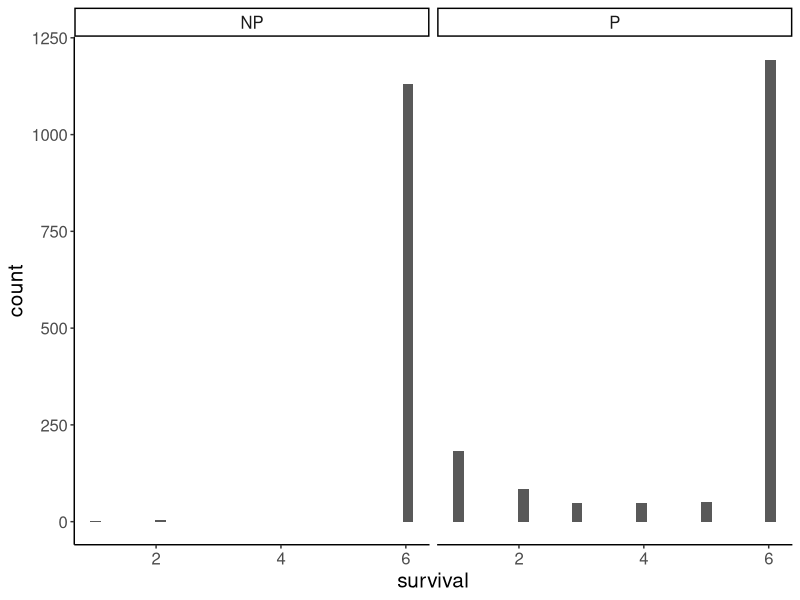
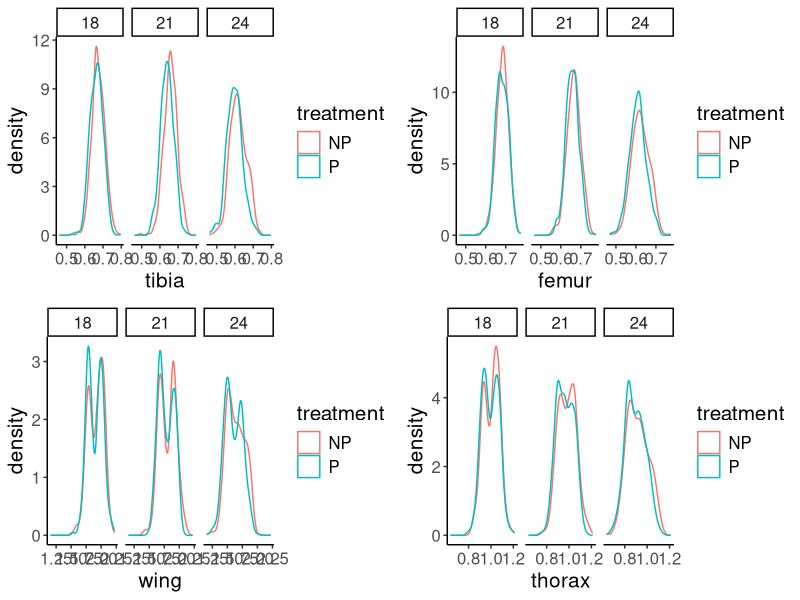
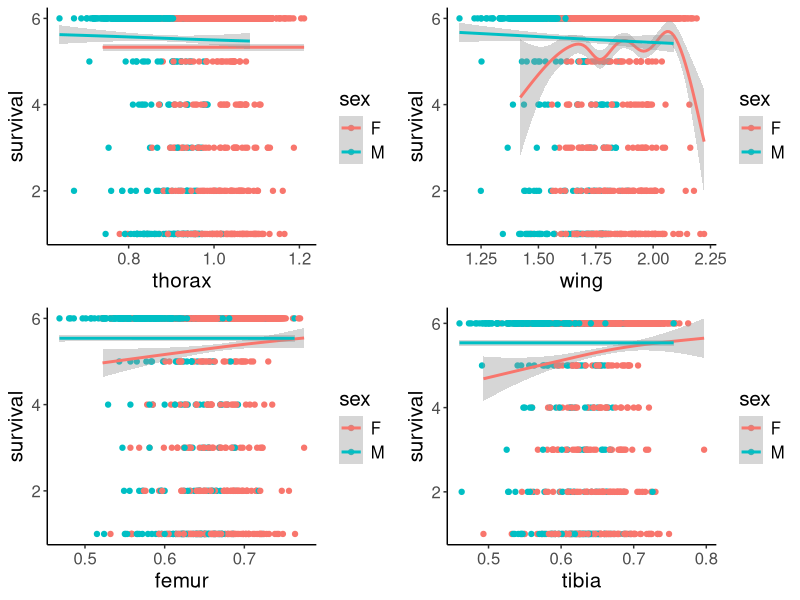
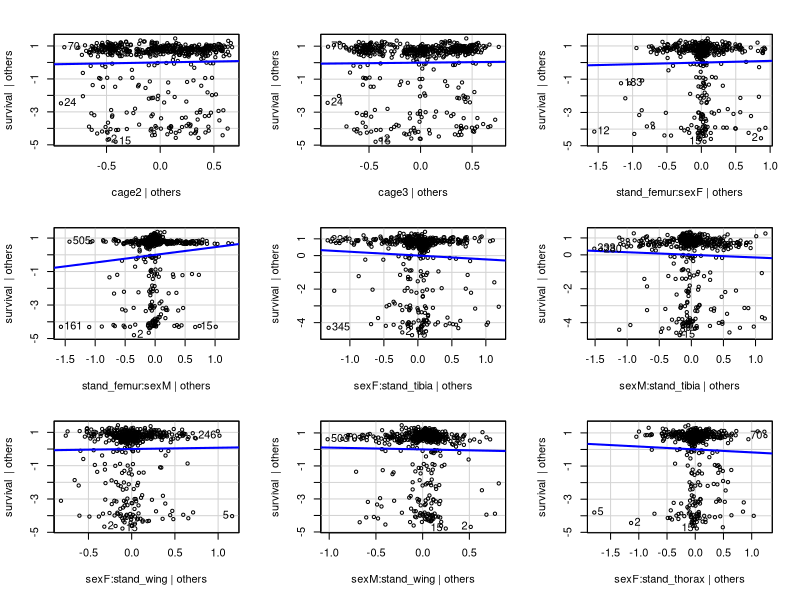
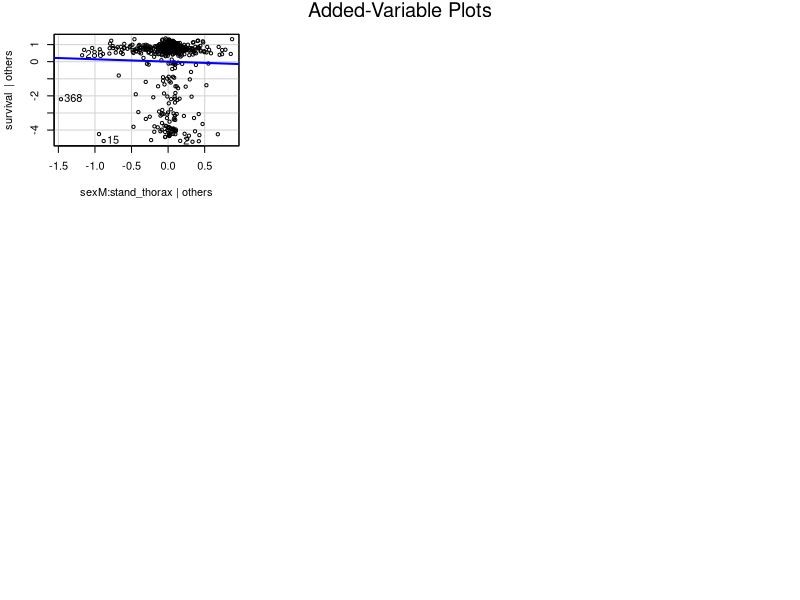
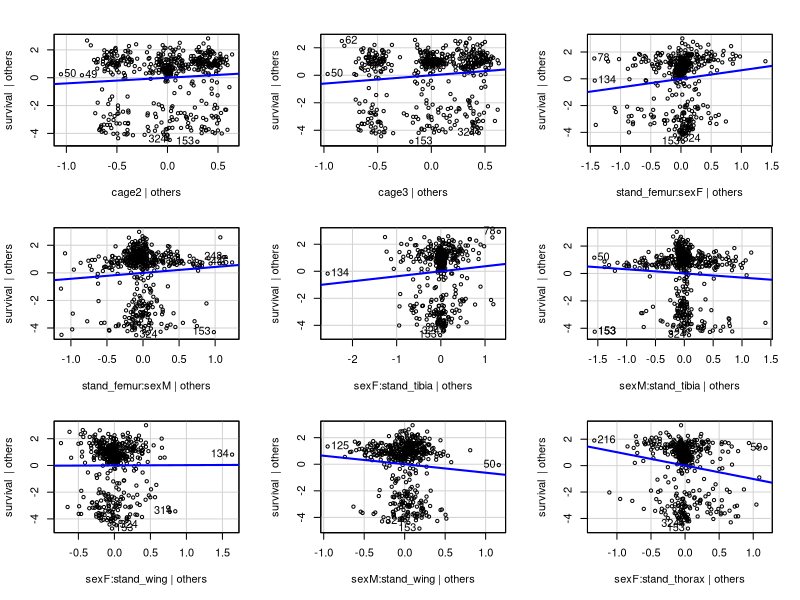
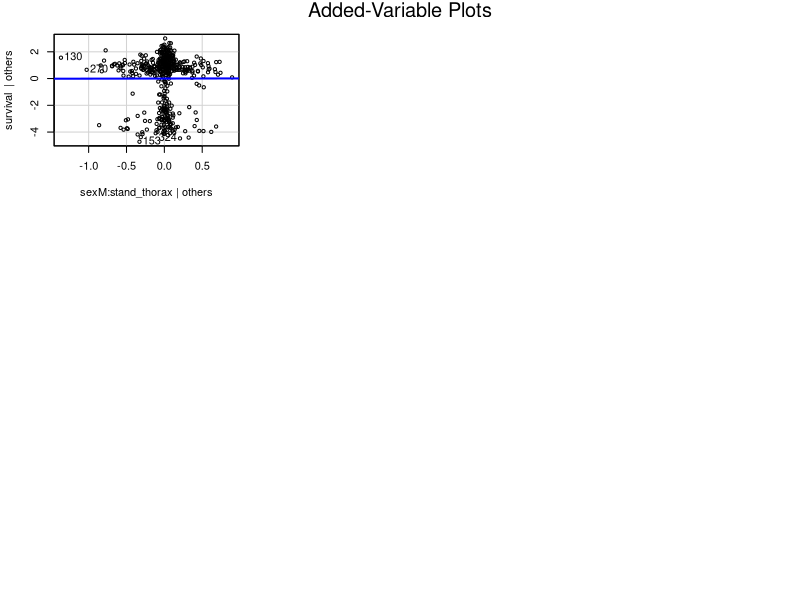
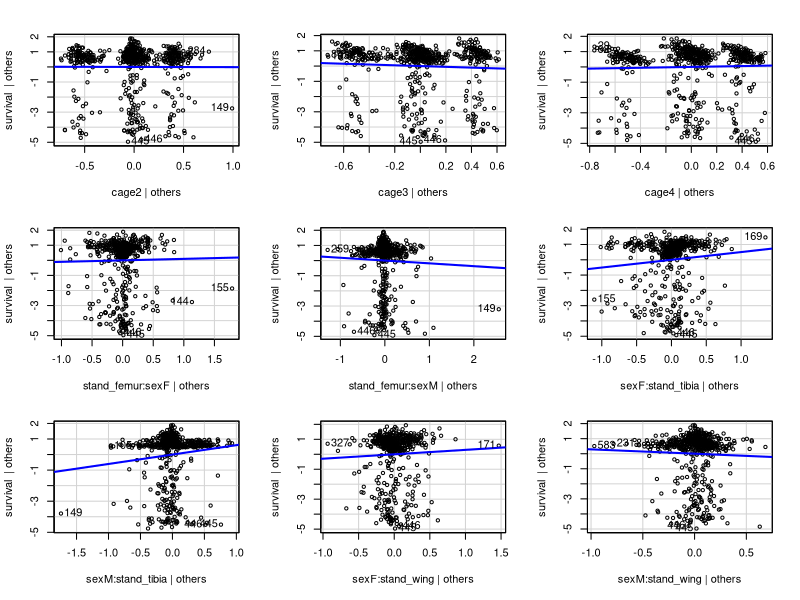

These charts were generated, in order, by the following R code:
## ---- chunk 1
library(tidyr)
library(tidyverse)
library(dplyr)
library(lattice)
library(car)
library(effects)
library(lme4)
library(gridExtra)
pref_theme <- theme_classic() +
  theme(text = element_text(size = 15))
theme_set(pref_theme)
## ---- chunk 2
pred_data <- read.csv("FO_TempPlasticitySelection_complete_wide_April2019.csv")
pred_data <- na.omit(pred_data)
##summary(pred_data)
## ---- chunk 3
pred_data <-(pred_data %>% 
                      mutate(cage=as.factor(cage)) %>%
                      mutate(temperature=as.factor(temperature)) %>%
                      mutate(sex=as.factor(sex))) %>%
                      mutate(survival=as.numeric(survival))
## ---- chunk 4
pred_data <- pred_data %>% 
  group_by(treatment, temperature) %>% 
  mutate(stand_femur = scale(femur), stand_femur, 
         stand_tibia = scale(tibia), stand_tibia, 
         stand_wing = scale(wing), stand_wing, 
         stand_thorax = scale(thorax), stand_thorax,
         relfit = survival/mean(survival), relfit)
## ---- chunk 5
##The presence of a predator influences the survivorship of flies
ggplot(pred_data, aes(survival)) + geom_histogram() + facet_wrap(~treatment)

##Trait sizes are equally randomized among predator and non-predator groups:

tib <- ggplot(pred_data, aes(tibia, colour = treatment)) + 
  geom_density() +
  facet_wrap(~temperature)

fem <- ggplot(pred_data, aes(femur, colour = treatment)) + 
  geom_density() +
  facet_wrap(~temperature)

wing <- ggplot(pred_data, aes(wing, colour = treatment)) + 
  geom_density() +
  facet_wrap(~temperature)

thor <- ggplot(pred_data, aes(thorax, colour = treatment)) + 
  geom_density() +
  facet_wrap(~temperature)
grid.arrange(tib, fem, wing, thor)
## ---- chunk 6
##dataset with just the 18 degree, predator group
data_18_P <- filter(pred_data, temperature == "18", treatment == "P") %>% na.omit()
##dataset with just the 21 degree, predator group
data_21_P <- filter(pred_data, temperature == "21", treatment == "P") %>% na.omit()
##dataset with just the 24 degree, predator group
data_24_P <- filter(pred_data, temperature == "24", treatment == "P") %>% na.omit()
## ---- chunk 7
##Plots looking at the raw data against survival 

##for thorax
thor_surv <- ggplot(pred_data, aes(thorax, survival, colour = sex)) + geom_point() + geom_smooth()

##for wing
wing_surv <- ggplot(pred_data, aes(wing, survival, colour = sex)) + geom_point() + 
  geom_smooth()

##for femur
fem_surv <- ggplot(pred_data, aes(femur, survival, colour = sex)) + geom_point() + 
  geom_smooth()

##for tibia
tib_surv <- ggplot(pred_data, aes(tibia, survival, colour = sex)) + geom_point() + 
  geom_smooth()
grid.arrange(thor_surv, wing_surv, fem_surv, tib_surv)
## ---- chunk 8
##names(pred_data)
##creating a dataset that is just the 18 degree group, and all of the values for unscaled traits:
traits_18 <- pred_data[pred_data$temperature == "18",8:11]
traits_21 <- pred_data[pred_data$temperature == "21",8:11]
traits_24 <- pred_data[pred_data$temperature == "24",8:11]
cor(traits_18)
cor(traits_21)
cor(traits_24)
## ---- chunk 9
##multiple regression model for the 18C group
lm_full_18 <- lm(survival ~ stand_femur:sex + stand_tibia:sex + stand_wing:sex + stand_thorax:sex + cage, data = data_18_P)
lm_18fit <- lm(relfit ~ stand_femur:sex + stand_tibia:sex + stand_wing:sex + stand_thorax:sex + cage, data = data_18_P)
##multiple regression model for the 21C group
lm_full_21 <- lm(survival ~ stand_femur:sex + stand_tibia:sex + stand_wing:sex + stand_thorax:sex + cage, data = data_21_P)
##multiple regression model for the 24C group
lm_full_24 <- lm(survival ~ stand_femur:sex + stand_tibia:sex + stand_wing:sex + stand_thorax:sex + cage, data = data_24_P)
## ---- chunk 10
lm_tibia_18 <- lm(survival ~ stand_tibia:sex, data = data_18_P)
##And then their summaries
summary(lm_full_18)
summary(lm_tibia_18)$coef
## ---- chunk 11
avPlots(lm_full_18)
avPlots(lm_full_21)
avPlots(lm_full_24)

avplots_18 <- allEffects(mod=lm_full_18)
avplots_21 <- allEffects(mod=lm_full_21)
avplots_24 <- allEffects(mod=lm_full_24)

plot(avplots_18)
plot(avplots_21)
plot(avplots_24)
## ---- chunk 12
##Summaries with survival and relative fitness as the reponse variable 
summary(lm_full_18)
summary(lm_18fit)
## ---- chunk 13
summary(lm_full_21)
## ---- chunk 14
summary(lm_full_24)
## ---- chunk 15
par(mfrow=c(2,2),mar=c(2,3,1.5,1),mgp=c(2,1,0))

plot(lm_full_18, id.n = 4)
plot(lm_full_21, id.n = 4)
plot(lm_full_24, id.n = 4)
## ---- chunk 16
##permutations test for 18C
set.seed(500)
numsims <- 1000
res_18 <- matrix(nrow = numsims, ncol = 11)
colnames(res_18) <- c("Intercept", "Cage 2", "Cage 3", "Stand_Femur:Sex_F", "Stand_Femur:Sex_M", "Stand_Tibia:Sex_F", "Stand_Tibia:Sex_M", "Stand_Wing:Sex_F", "Stand_Wing:Sex_M", "Stand_Thorax:Sex_F", "Stand_Thorax:Sex_M")
for (i in 1:numsims) {
  perm <- sample(nrow(data_18_P))
  pdat_18 <- transform(data_18_P, survival = survival[perm])
  res_18[i, 1:11] <- coef(lm(survival[perm] ~ stand_femur:sex + stand_tibia:sex + stand_wing:sex + stand_thorax:sex + cage, data = pdat_18))
}
colMeans(res_18)
observed_18 <- coef(lm_full_18)

#permutation test for 21C
res_21 <- matrix(nrow = numsims, ncol = 11)
colnames(res_21) <- c("Intercept", "Cage 2", "Cage 3", "Stand_Femur:Sex_F", "Stand_Femur:Sex_M", "Stand_Tibia:Sex_F", "Stand_Tibia:Sex_M", "Stand_Wing:Sex_F", "Stand_Wing:Sex_M", "Stand_Thorax:Sex_F", "Stand_Thorax:Sex_M")
for (i in 1:numsims) {
  perm <- sample(nrow(data_21_P))
  pdat_21 <- transform(data_21_P, survival = survival[perm])
  res_21[i, 1:11] <- coef(lm(survival[perm] ~ stand_femur:sex + stand_tibia:sex + stand_wing:sex + stand_thorax:sex + cage, data = pdat_21))
}
colMeans(res_21)
observed_21 <- coef(lm_full_21)

#permutation test for 24C
res_24 <- matrix(nrow = numsims, ncol = 12)
colnames(res_24) <- c("Intercept", "Cage 2", "Cage 3","Cage 4", "Stand_Femur:Sex_F", "Stand_Femur:Sex_M", "Stand_Tibia:Sex_F", "Stand_Tibia:Sex_M", "Stand_Wing:Sex_F", "Stand_Wing:Sex_M", "Stand_Thorax:Sex_F", "Stand_Thorax:Sex_M")
for (i in 1:numsims) {
  perm <- sample(nrow(data_24_P))
  pdat_24 <- transform(data_24_P, survival = survival[perm])
  res_24[i, 1:12] <- coef(lm(survival[perm] ~ stand_femur:sex + stand_tibia:sex + stand_wing:sex + stand_thorax:sex + cage, data = pdat_24))
}
colMeans(res_24)
observed_24 <- coef(lm_full_24)

perm_hists <- function(x, y) {
  par(mfrow=c(3,4),mar=c(2,3,1.5,1),mgp=c(2,1,0))
  for (i in 1:ncol(x)) {
    hist(x[,i], col = "gray", las = 1, main = names(x[1,i]))
    abline(v= y[i], col = "red")
  }
}

#results from permutation tests
perm_hists(res_18, observed_18)
perm_hists(res_21, observed_21)
perm_hists(res_24, observed_24)
## ---- chunk 17
#pca for 18C
pca_18 <- prcomp(data_18_P[,12:15], scale. = TRUE)
summary(pca_18)
pca_18$rotation
data18_full <- data.frame(data_18_P, 
                        pca_18$x)

#pca for 21C
pca_21 <- prcomp(data_21_P[,12:15], scale. = TRUE)
summary(pca_21)
pca_21$rotation
data21_full <- data.frame(data_21_P, 
                        pca_21$x)

#pca for 24C
pca_24 <- prcomp(data_24_P[,12:15], scale. = TRUE)
summary(pca_24)
pca_24$rotation
data24_full <- data.frame(data_24_P, 
                        pca_24$x)

##PCA models
lm18_pca <- lm(survival ~ (PC1 + PC2 + sex)^2 - PC1:PC2 + cage, data = data18_full)
summary(lm18_pca)
par(mfrow=c(2,2),mar=c(2,3,1.5,1),mgp=c(2,1,0))
plot(lm18_pca, id.n = 4)
lm21_pca <- lm(survival ~ (PC1 + PC2 + sex)^2 - PC1:PC2 + cage, data = data21_full)
summary(lm21_pca)
par(mfrow=c(2,2),mar=c(2,3,1.5,1),mgp=c(2,1,0))
plot(lm21_pca, id.n = 4)
lm24_pca <- lm(survival ~ (PC1 + PC2 + sex)^2 - PC1:PC2 + cage, data = data24_full)
summary(lm24_pca)
par(mfrow=c(2,2),mar=c(2,3,1.5,1),mgp=c(2,1,0))
plot(lm24_pca, id.n = 4)
## ---- chunk 18
(ggplot(data = data18_full, aes(stand_tibia, PC1, colour = sex)) 
  + geom_point())

(ggplot(data = data18_full, aes(stand_femur, PC1, colour = sex)) 
  + geom_point())

(ggplot(data = data18_full, aes(stand_thorax, PC1, colour = sex)) 
  + geom_point())

(ggplot(data = data18_full, aes(stand_wing, PC1, colour = sex)) 
  + geom_point())
## ---- chunk 19
##permutations for PCA analysis 
set.seed(500)
numsims <- 1000
res18_pca <- matrix(nrow = numsims, ncol = 8) 
colnames(res18_pca) <- c("Intercept", "PC1", "PC2", "Sex_M", "Cage_2", "Cage_3", "PC1:Sex_M", "PC2:Sex_M")
for (i in 1:numsims) {
  perm <- sample(nrow(data18_full))
  pdat <- transform(data18_full, survival = survival[perm])
  res18_pca[i, 1:8] <- coef(lm(survival[perm] ~ (PC1 + PC2 + sex)^2 - PC1:PC2 + cage, data = pdat))
}

colMeans(res18_pca)
observed18_pca <- coef(lm18_pca)

res21_pca <- matrix(nrow = numsims, ncol = 8) 
colnames(res21_pca) <- c("Intercept", "PC1", "PC2", "Sex_M", "Cage_2", "Cage_3", "PC1:Sex_M", "PC2:Sex_M")
for (i in 1:numsims) {
  perm <- sample(nrow(data21_full))
  pdat <- transform(data21_full, survival = survival[perm])
  res21_pca[i, 1:8] <- coef(lm(survival[perm] ~ (PC1 + PC2 + sex)^2 - PC1:PC2 + cage, data = pdat))
}

colMeans(res21_pca)
observed21_pca <- coef(lm21_pca)

res24_pca <- matrix(nrow = numsims, ncol = 9) 
colnames(res24_pca) <- c("Intercept", "PC1", "PC2", "Sex_M", "Cage_2", "Cage_3", "Cage_4", "PC1:Sex_M", "PC2:Sex_M")
for (i in 1:numsims) {
  perm <- sample(nrow(data24_full))
  pdat <- transform(data24_full, survival = survival[perm])
  res24_pca[i, 1:9] <- coef(lm(survival[perm] ~ (PC1 + PC2 + sex)^2 - PC1:PC2 + cage, data = pdat))
}

colMeans(res24_pca)
observed24_pca <- coef(lm24_pca)

perm_hists(res18_pca, observed18_pca)
perm_hists(res21_pca, observed21_pca)
perm_hists(res24_pca, observed24_pca)
## ---- chunk 20
#Among our multiple regression models for each temperature group, there are differences in the strength of selection for each trait as well as their direction. Moreover, there are sex differences in the strength of selection for each trait. In addition, the effect of cage was larger than we anticipated given that these were meant to represent the replicates within the experiment. We know that there is a high degree of correlation among traits for all temperature groups, and our diagnostic plots demonstrate that these models are not good fits. For this reason, we would take any biological interpretations with caution. However, our permutation tests demonstrated that the "significant" results we found may not have been due to chance. Furthermore, any effect that we see for any trait is masked by size effect variation. 

#Our PCA correlation plots show that PC1 captures mostly size variation, leaving mostly non-size related variation in PC2 (and 3 and 4...). However, one of the limitations using PC analysis is that we are not able to capture the effects of each trait. 
